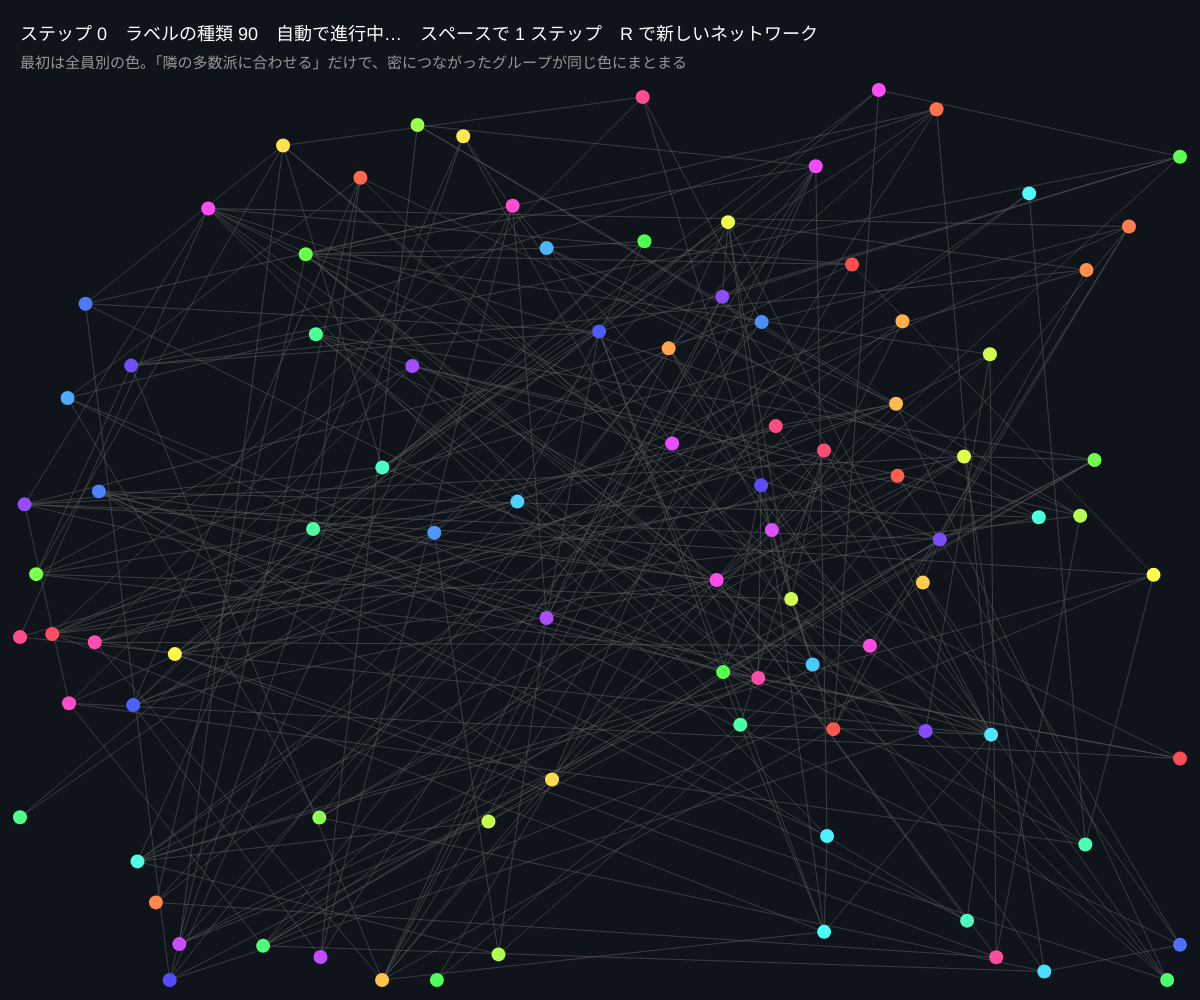
Frame 1 (no input)
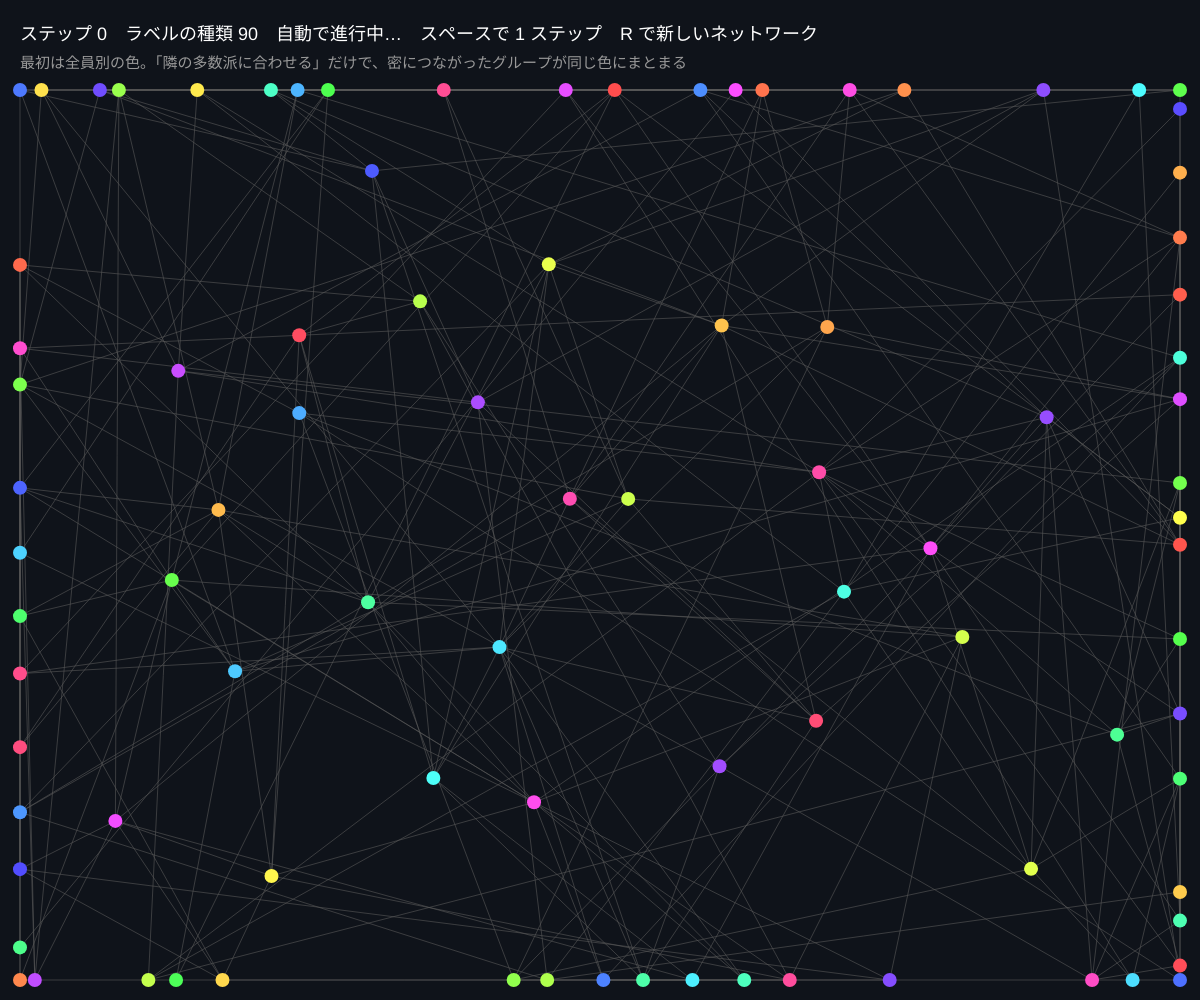
Frame 60 (no input)
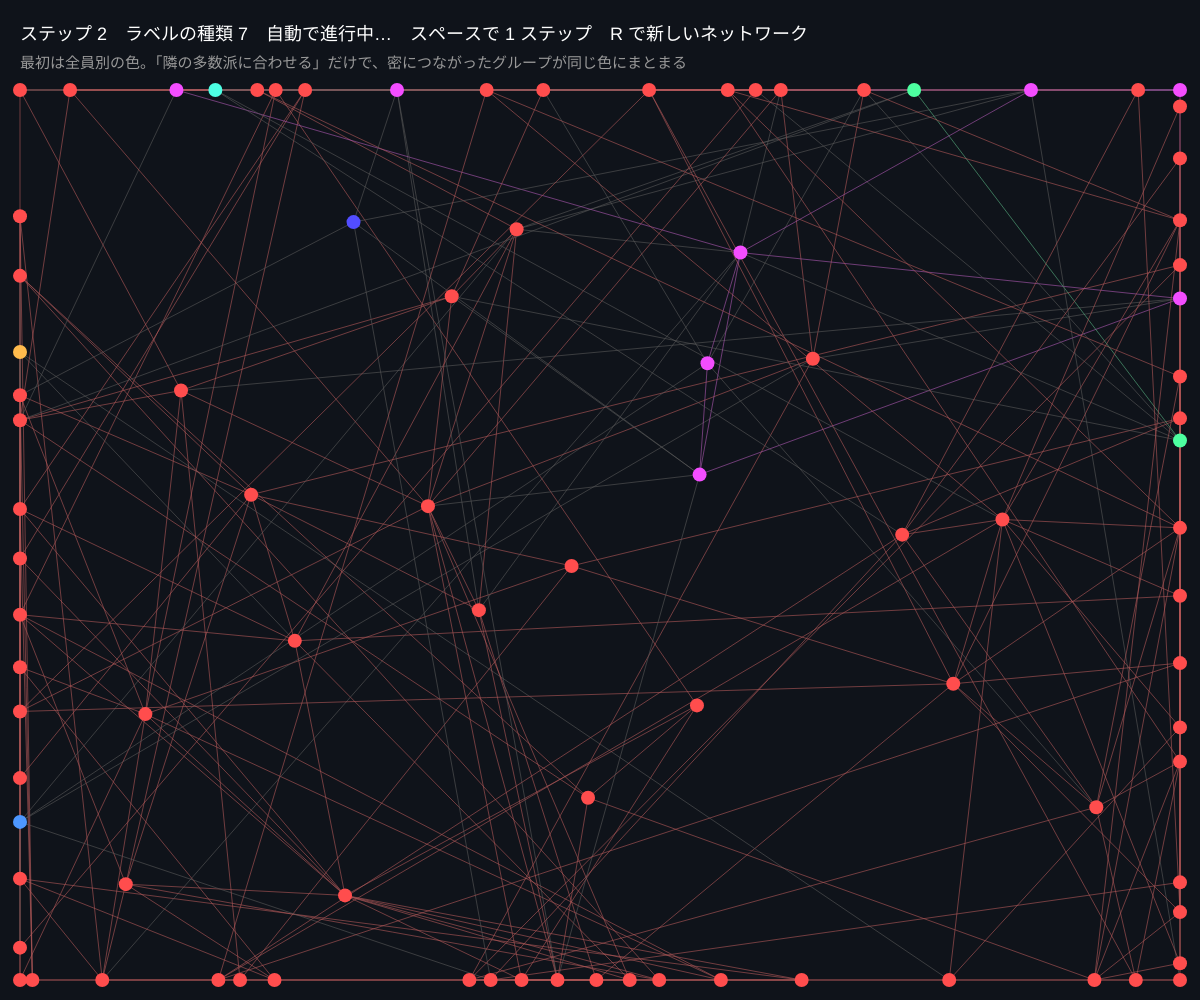
Frame 120 (the mouse pressed at the canvas centre since frame 60)

The p5.js sketch that drew these frames (run headless with seeded random() and noise() and a simulated clock; from frame 60 on, the mouse is pressed at the canvas centre):

// p5.js sketch
// ── sketch.js
// ============================================
// 09 コミュニティ検出（仲良しグループを見つける）
// 「自分の隣で多数派のラベルに合わせる」を全員がくり返すと、密につながった仲間が同じ色になる
// （ラベル伝播法）。SNS のグループ分け、タンパク質の機能分類などに使われる
// スペースで 1 ステップ / R で新しいネットワーク / 自動で力学レイアウト
// ============================================

let n = 90, nodes = [], adj = [], edges = [];
let label = [];
let stepCount = 0;
let autoStep = true;
let timer = 0;

function setup() {
  createCanvas(windowWidth, windowHeight);
  colorMode(HSB, 360, 100, 100, 100);
  build();
}

// 3 つのグループが「中は密、外は疎」につながったネットワーク
function build() {
  nodes = []; adj = []; edges = [];
  for (let i = 0; i < n; i++) { nodes.push({ x: random(width), y: random(100, height), vx: 0, vy: 0, group: floor(i / 30) }); adj.push([]); }
  for (let i = 0; i < n; i++) for (let j = i + 1; j < n; j++) {
    let same = nodes[i].group === nodes[j].group;
    if (random() < (same ? 0.18 : 0.008)) { edges.push([i, j]); adj[i].push(j); adj[j].push(i); }
  }
  label = nodes.map((_, i) => i); // ★ 最初は全員ちがうラベル
  stepCount = 0;
}

// ★ ラベル伝播の 1 ステップ：隣でいちばん多いラベルに乗りかえる
function propagate() {
  let orderIdx = nodes.map((_, i) => i).sort(() => random() - 0.5);
  let changed = 0;
  for (let i of orderIdx) {
    if (!adj[i].length) continue;
    let count = {};
    for (let nb of adj[i]) count[label[nb]] = (count[label[nb]] || 0) + 1;
    let best = Object.keys(count).reduce((a, b) => (count[a] >= count[b] ? a : b));
    if (int(best) !== label[i]) { label[i] = int(best); changed++; }
  }
  stepCount++;
  if (changed === 0) autoStep = false;
}

function draw() {
  background(220, 40, 10);
  if (autoStep && millis() - timer > 700 && frameCount > 60) { timer = millis(); propagate(); }
  forces();

  for (let [a, b] of edges) {
    let same = label[a] === label[b];
    stroke(same ? (label[a] * 37) % 360 : 0, same ? 50 : 0, same ? 70 : 35, 60);
    strokeWeight(1);
    line(nodes[a].x, nodes[a].y, nodes[b].x, nodes[b].y);
  }
  for (let i = 0; i < n; i++) {
    noStroke();
    fill((label[i] * 37) % 360, 70, 100);
    circle(nodes[i].x, nodes[i].y, 14);
  }
  let distinct = new Set(label).size;
  fill(0, 0, 100);
  textSize(18);
  text('ステップ ' + stepCount + '　ラベルの種類 ' + distinct + '　' + (autoStep ? '自動で進行中…' : '収束（これ以上変わらない）') + '　スペースで 1 ステップ　R で新しいネットワーク', 20, 40);
  fill(0, 0, 60);
  textSize(15);
  text('最初は全員別の色。「隣の多数派に合わせる」だけで、密につながったグループが同じ色にまとまる', 20, 68);
}

function forces() {
  for (let i = 0; i < n; i++) {
    let fx = (width / 2 - nodes[i].x) * 0.002, fy = (height / 2 + 40 - nodes[i].y) * 0.002;
    for (let j = 0; j < n; j++) {
      if (i === j) continue;
      let dx = nodes[i].x - nodes[j].x, dy = nodes[i].y - nodes[j].y, d2 = max(dx * dx + dy * dy, 100);
      fx += (dx / d2) * 600; fy += (dy / d2) * 600;
    }
    nodes[i].vx = (nodes[i].vx + fx) * 0.5; nodes[i].vy = (nodes[i].vy + fy) * 0.5;
  }
  for (let [a, b] of edges) {
    let dx = nodes[b].x - nodes[a].x, dy = nodes[b].y - nodes[a].y, d = max(sqrt(dx * dx + dy * dy), 1);
    let f = (d - 50) * 0.01;
    nodes[a].vx += (dx / d) * f; nodes[a].vy += (dy / d) * f; nodes[b].vx -= (dx / d) * f; nodes[b].vy -= (dy / d) * f;
  }
  for (let nd of nodes) { nd.x = constrain(nd.x + nd.vx, 20, width - 20); nd.y = constrain(nd.y + nd.vy, 90, height - 20); }
}

function keyPressed() {
  if (key === ' ') propagate();
  if (key === 'r' || key === 'R') { build(); autoStep = true; }
}

// ---------- やってみよう ----------
// 1. 収束したとき、色の数はいくつ？ 作ったグループ（3 つ）と一致した？
// 2. グループ間のつながり確率 0.008 を 0.05 にすると、分けにくくなる
// 3. 同じネットワークでも、順番のランダムさで結果が少し変わる（R で何度も）
